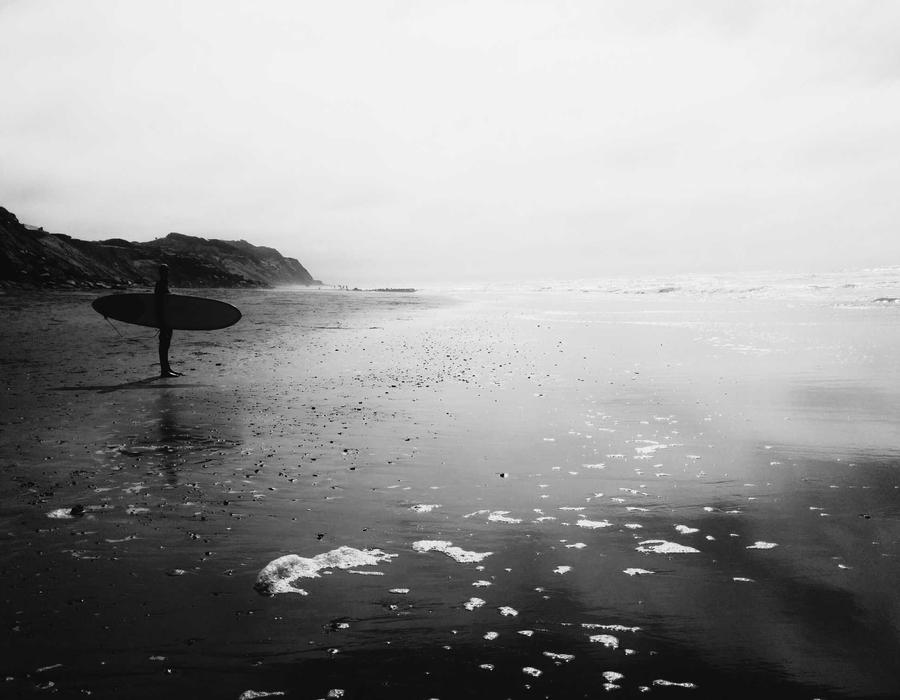
#> input picture test_nondocs/pic1.jpg, 900 x 700 px
$ python -i document_detector.py   (imports and definitions only)
#> lines starting #> are read from the running program, lines starting #| are printed output that depends on the picture; after the words box and inside, x2 and y2 are one past the last pixel; in counts of white or black regions, pixels touching at a corner belong together
"""
document_detector.py — Detect whether an image contains a document

Checks:
1. Aspect ratio (documents are roughly rectangular)
2. Edge density (documents have sharp borders)
3. Text content (documents have text regions)
4. Layout structure (documents have structured layout)
5. Color distribution (documents have specific color patterns)
"""

import cv2
import numpy as np
from typing import Dict


def is_document(image_bgr: np.ndarray) -> Dict:
    """
    Analyze whether an image contains a document.
    Returns dict with:
        is_document: bool
        confidence: float 0-1
        reason: str
        scores: dict of individual checks
    """
    scores = {}

    # 1. Aspect ratio check — documents are roughly 3:2 to 16:9
    h, w = image_bgr.shape[:2]
    aspect = w / h if h > 0 else 1.0
    # Passports: ~1.4, ID cards: ~1.58, A4: ~1.41
    # Face photos: usually 1:1 to 3:4
    # Screenshots: very wide or very tall
    if 0.8 <= aspect <= 2.0:
        scores["aspect_ratio"] = 1.0
    elif 0.5 <= aspect <= 3.0:
        scores["aspect_ratio"] = 0.5
    else:
        scores["aspect_ratio"] = 0.0

    # 2. Edge density — documents have sharp rectangular borders
    gray = cv2.cvtColor(image_bgr, cv2.COLOR_BGR2GRAY)
    edges = cv2.Canny(gray, 50, 150)
    edge_density = float(np.mean(edges > 0))
    # Documents: moderate edge density (0.05-0.20)
    # Face photos: low edge density (<0.05)
    # Screenshots: high edge density (>0.20)
    if 0.03 <= edge_density <= 0.25:
        scores["edge_density"] = 1.0
    elif 0.01 <= edge_density <= 0.35:
        scores["edge_density"] = 0.5
    else:
        scores["edge_density"] = 0.0

    # 3. Text regions — documents have text, face photos don't
    # Use MSER (Maximally Stable Extremal Regions) to detect text-like regions
    text_score = _detect_text_regions(image_bgr)
    scores["text_content"] = text_score

    # 4. Color distribution — documents have specific color patterns
    # Passports/IDs: mostly white/cream with some color
    # Face photos: skin tones, varied background
    color_score = _check_document_colors(image_bgr)
    scores["color_distribution"] = color_score

    # 5. Layout structure — documents have structured layout
    layout_score = _check_layout_structure(image_bgr)
    scores["layout_structure"] = layout_score

    # 6. Face detection — if a face is the dominant content, it's likely NOT a document
    face_score = _check_face_dominance(image_bgr)
    scores["face_dominance"] = face_score

    # Weighted combination
    weights = {
        "aspect_ratio": 0.08,
        "edge_density": 0.08,
        "text_content": 0.40,  # Text is the strongest signal
        "color_distribution": 0.10,
        "layout_structure": 0.24,
        "face_dominance": 0.10,
    }

    total = sum(scores[k] * weights[k] for k in weights)

    # Require HIGH confidence to pass as document
    is_doc = total >= 0.55
    confidence = total

    # Build reason
    if not is_doc:
        reasons = []
        if scores["text_content"] < 0.3:
            reasons.append("no text detected")
        if scores["face_dominance"] < 0.3:
            reasons.append("face is dominant content")
        if scores["layout_structure"] < 0.3:
            reasons.append("no document layout")
        if not reasons:
            reasons.append("image does not match document characteristics")
        reason = "Not a document: " + ", ".join(reasons)
    else:
        reason = f"Document detected (confidence: {confidence:.0%})"

    return {
        "is_document": is_doc,
        "confidence": confidence,
        "reason": reason,
        "scores": scores,
    }


def _detect_text_regions(image_bgr: np.ndarray) -> float:
    """Detect actual text LINES rather than arbitrary blobs.

    The earlier MSER version treated every blobby region as a character and
    every y-shift as a new line, so plain photographs scored text_content = 1.0
    and sailed past the document threshold. Real text is rows of similar-height
    glyphs fused into wide horizontal runs.
    """
    gray = cv2.cvtColor(image_bgr, cv2.COLOR_BGR2GRAY)
    h, w = gray.shape

    # Adaptive binarisation picks up glyphs on light and dark backgrounds alike
    thr = cv2.adaptiveThreshold(gray, 255, cv2.ADAPTIVE_THRESH_GAUSSIAN_C,
                                cv2.THRESH_BINARY_INV, 31, 15)

    # Fuse neighbouring glyphs into horizontal runs (text lines)
    kern = cv2.getStructuringElement(cv2.MORPH_RECT, (max(12, w // 30), 3))
    merged = cv2.morphologyEx(thr, cv2.MORPH_CLOSE, kern)
    # Drop isolated speckle
    merged = cv2.morphologyEx(merged, cv2.MORPH_OPEN,
                              cv2.getStructuringElement(cv2.MORPH_RECT, (3, 3)))

    try:
        n, _, stats, _ = cv2.connectedComponentsWithStats(merged, 8)
    except Exception:
        return 0.0

    boxes = []
    for i in range(1, n):
        x, y, cw, ch, area = stats[i]
        if ch < 5 or ch > h * 0.15:     # plausible glyph/line height
            continue
        if cw / ch < 4.0:               # a run of text is wide, not square
            continue
        if cw < w * 0.05:               # too short to be a line of text
            continue
        if area < 40:
            continue
        boxes.append(ch)

    if not boxes:
        return 0.0

    # Documents contain several lines of *similar* height; photo texture does not
    heights = sorted(boxes)
    med = heights[len(heights) // 2]
    similar = sum(1 for ch in heights if 0.5 * med <= ch <= 2.0 * med)

    if similar >= 4:
        return 1.0
    if similar >= 3:
        return 0.8
    if similar == 2:
        return 0.6
    return 0.3


def _check_document_colors(image_bgr: np.ndarray) -> float:
    """Check if color distribution matches document characteristics."""
    # Convert to HSV
    hsv = cv2.cvtColor(image_bgr, cv2.COLOR_BGR2HSV)
    h, s, v = cv2.split(hsv)

    # Documents typically have:
    # - Low saturation (white/cream background)
    # - High value (bright)
    # - Some colored elements (text, logos)

    mean_s = float(np.mean(s))
    mean_v = float(np.mean(v))

    # Check for document-like color profile
    score = 0.0

    # Low saturation = document-like (white/cream)
    if mean_s < 80:
        score += 0.4
    elif mean_s < 120:
        score += 0.2

    # High value = bright (documents are well-lit)
    if mean_v > 150:
        score += 0.3
    elif mean_v > 100:
        score += 0.15

    # Check for dominant white/cream region
    white_mask = (s < 50) & (v > 180)
    white_ratio = float(np.mean(white_mask))
    if white_ratio > 0.3:
        score += 0.3
    elif white_ratio > 0.1:
        score += 0.15

    return min(score, 1.0)


def _check_layout_structure(image_bgr: np.ndarray) -> float:
    """Check if image has document-like layout structure."""
    gray = cv2.cvtColor(image_bgr, cv2.COLOR_BGR2GRAY)
    h, w = gray.shape

    # Detect horizontal and vertical lines (document borders, tables)
    # Horizontal lines
    horizontal_kernel = cv2.getStructuringElement(cv2.MORPH_RECT, (w // 4, 1))
    horizontal = cv2.morphologyEx(
        cv2.Canny(gray, 50, 150), cv2.MORPH_CLOSE, horizontal_kernel
    )
    h_lines = float(np.mean(horizontal > 0))

    # Vertical lines
    vertical_kernel = cv2.getStructuringElement(cv2.MORPH_RECT, (1, h // 4))
    vertical = cv2.morphologyEx(
        cv2.Canny(gray, 50, 150), cv2.MORPH_CLOSE, vertical_kernel
    )
    v_lines = float(np.mean(vertical > 0))

    # Documents have both horizontal and vertical structure
    score = 0.0
    if h_lines > 0.01:
        score += 0.3
    if v_lines > 0.01:
        score += 0.3
    if h_lines > 0.01 and v_lines > 0.01:
        score += 0.2  # Bonus for having both

    # Check for rectangular border
    # Documents often have a visible border/edge
    border_top = float(np.mean(gray[:5, :]))
    border_bottom = float(np.mean(gray[-5:, :]))
    border_left = float(np.mean(gray[:, :5]))
    border_right = float(np.mean(gray[:, -5:]))

    # If borders are darker than center, likely a document scan
    center = float(np.mean(gray[h//4:3*h//4, w//4:3*w//4]))
    borders_darker = (border_top < center - 10 or border_bottom < center - 10 or
                      border_left < center - 10 or border_right < center - 10)
    if borders_darker:
        score += 0.2

    return min(score, 1.0)


def _check_face_dominance(image_bgr: np.ndarray) -> float:
    """Check if a face dominates the image (low score = face dominates = not a document)."""
    try:
        face_cascade = cv2.CascadeClassifier(
            cv2.data.haarcascades + "haarcascade_frontalface_default.xml"
        )
        gray = cv2.cvtColor(image_bgr, cv2.COLOR_BGR2GRAY)
        faces = face_cascade.detectMultiScale(gray, 1.3, 5)

        if len(faces) == 0:
            return 0.8  # No face = likely document

        # Check if face dominates the image
        largest_face_area = 0
        for (x, y, w, h) in faces:
            face_area = w * h
            largest_face_area = max(largest_face_area, face_area)

        image_area = image_bgr.shape[0] * image_bgr.shape[1]
        face_ratio = largest_face_area / image_area

        # If face takes >20% of image, it's likely a face photo, not a document
        if face_ratio > 0.3:
            return 0.0  # Face dominates
        elif face_ratio > 0.15:
            return 0.3  # Significant face presence
        elif face_ratio > 0.05:
            return 0.5  # Small face (might be document with photo)
        else:
            return 0.8  # Tiny face or no face

    except Exception:
        return 0.5  # Can't determine

>>> import cv2
>>> picture = cv2.imread('../test_nondocs/pic1.jpg')
#> picture is the input picture: shape (700, 900, 3); min 0, max 255, mean 153
>>> result = is_document(picture)
#> in is_document, `edges = cv2.Canny(gray, 50, 150)`:
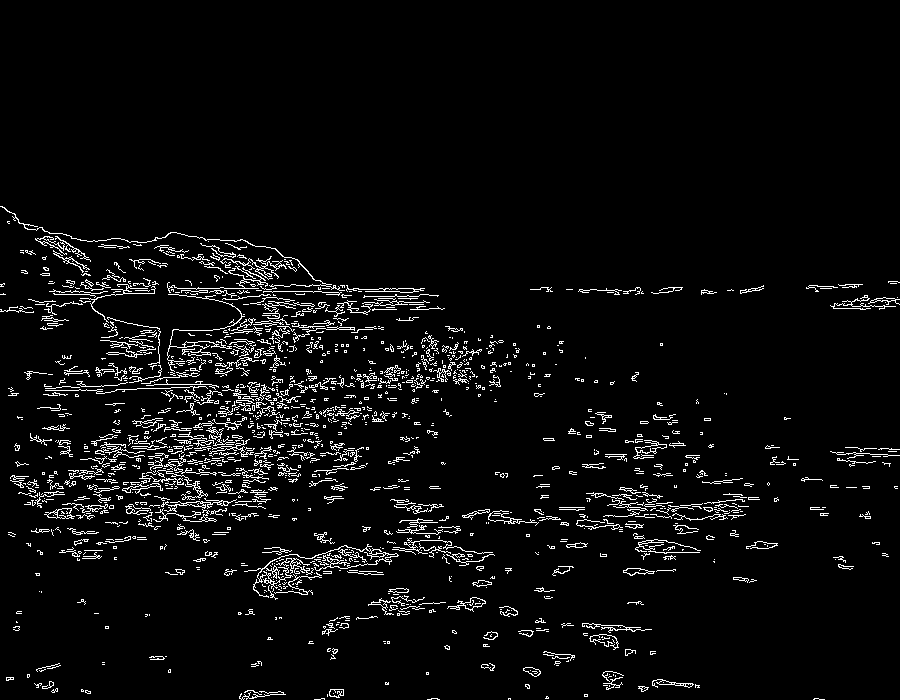
#> edges: shape (700, 900); 4.5% white in thin lines or dots, all inside (x1, y1, x2, y2) = (0, 206, 900, 700)
#> in is_document, `edge_density = float(np.mean(edges > 0))`: edge_density = 0.0453
#> in _detect_text_regions, `thr = cv2.adaptiveThreshold(gray, 255, cv2.ADAPTIVE_THRESH_GAUSSIAN_C,..`:
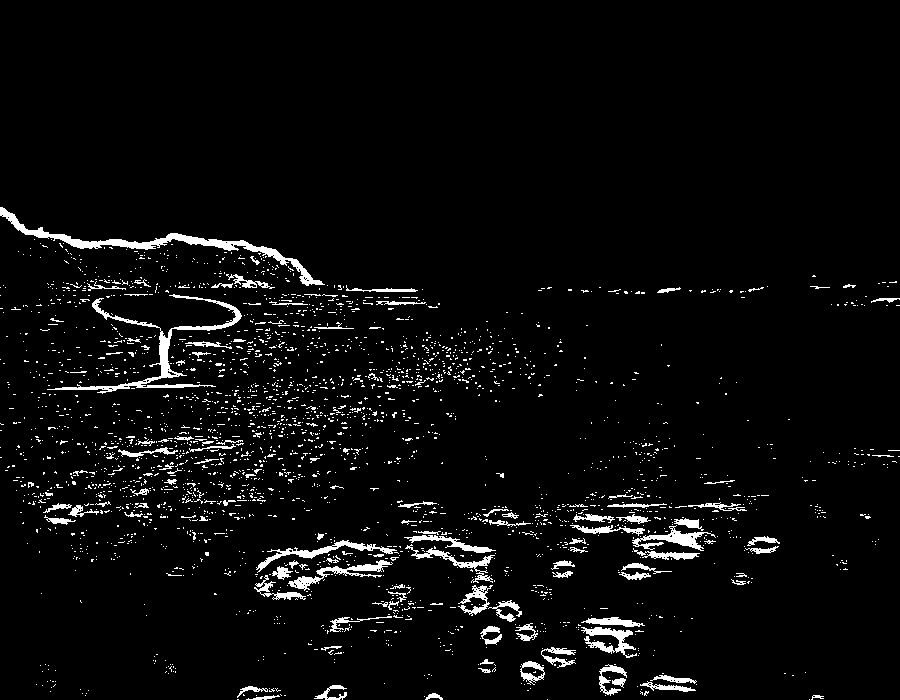
#> thr: shape (700, 900); 4.2% white; 2704 white regions (2573 under 20 px), largest, box (x1, y1, x2, y2) and area: (0, 207, 325, 286) 2364, (47, 294, 242, 394) 1894, (256, 540, 397, 573) 762
#> in _detect_text_regions, `merged = cv2.morphologyEx(thr, cv2.MORPH_CLOSE, kern)`:
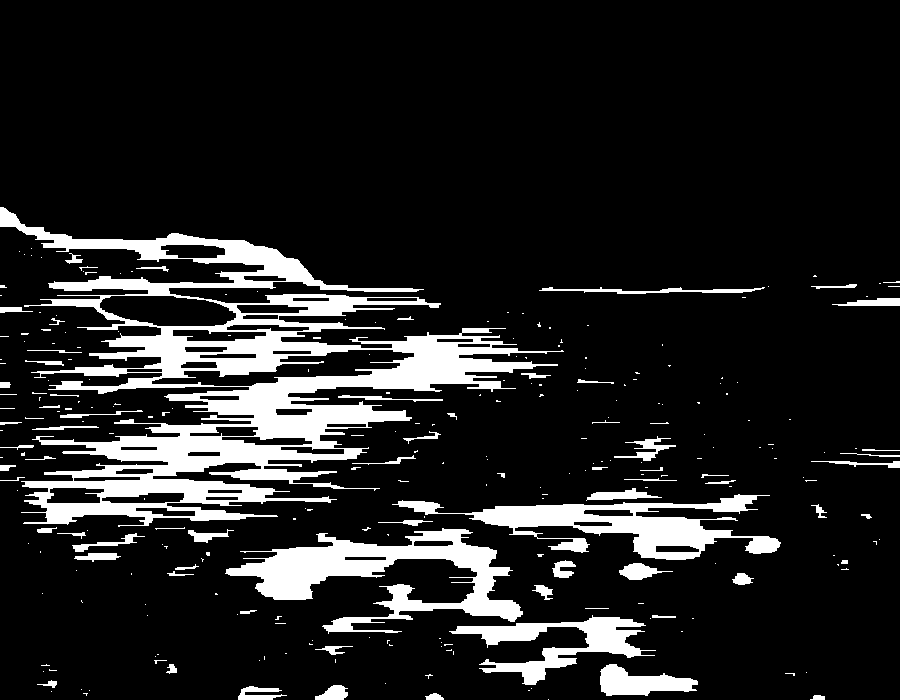
#> merged: shape (700, 900); 13.2% white; 272 white regions (199 under 20 px), largest, box (x1, y1, x2, y2) and area: (0, 207, 564, 527) 47907, (225, 528, 523, 634) 11246, (392, 494, 781, 560) 8597
#> in _detect_text_regions, `merged = cv2.morphologyEx(merged, cv2.MORPH_OPEN, cv2.getStructuringEl..`:
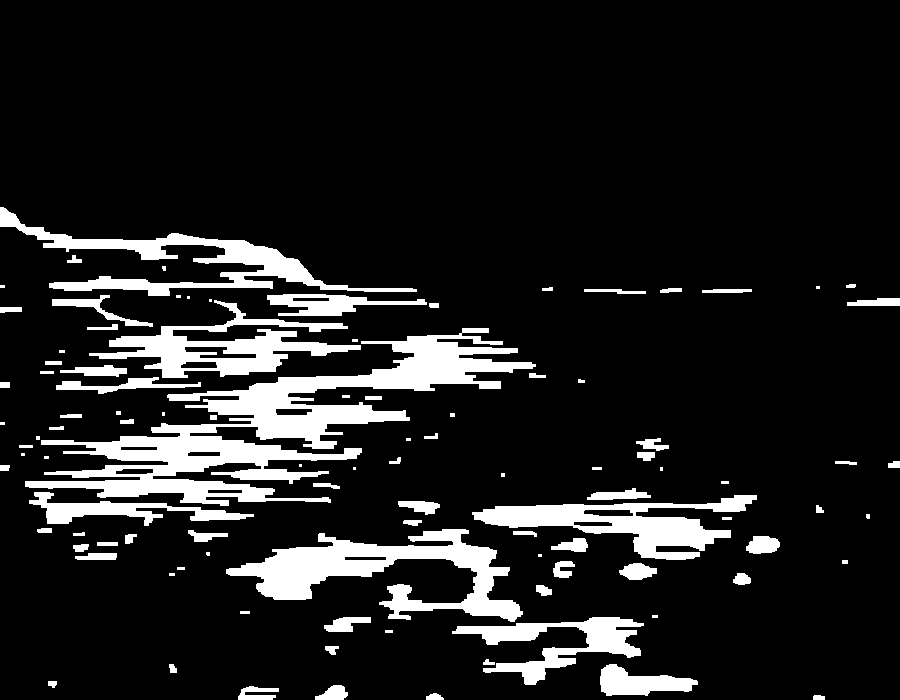
#> merged: shape (700, 900); 12.2% white; 101 white regions (23 under 20 px), largest, box (x1, y1, x2, y2) and area: (25, 328, 536, 506) 24157, (226, 529, 523, 622) 10428, (0, 207, 417, 296) 7428
#> in _detect_text_regions, `n, _, stats, _ = cv2.connectedComponentsWithStats(merged, 8)`: n = 102; stats = 102 rows, first 6: [0, 0, 900, 700, 552946], [0, 207, 417, 89, 7428], [67, 255, 15, 8, 71], [162, 266, 4, 5, 18], [0, 285, 5, 3, 15], [846, 284, 10, 4, 36]
#> the loop in _detect_text_regions, `for i in range(1, n):` made 101 passes
#> (x, y, cw, ch, area) on passes 1, 2, 5, 6, 8, 9, 10, 11: (0, 207, 417, 89, 7428), (67, 255, 15, 8, 71), (846, 284, 10, 4, 36), (542, 287, 11, 4, 37), (584, 289, 62, 5, 196), (660, 288, 22, 5, 87), (702, 289, 50, 4, 180), (52, 295, 101, 32, 698)
#> after the loop in _detect_text_regions, `for i in range(1, n):`: boxes = [89, 5, 22, 8, 12, 17, 12, 34, 65]
#> in _detect_text_regions, `heights = sorted(boxes)`: heights = [5, 8, 12, 12, 17, 22, 34, 65, 89]
#> in _detect_text_regions, `med = heights[len(heights) // 2]`: med = 17
#> in _detect_text_regions, `similar = sum(1 for ch in heights if 0.5 * med <= ch <= 2.0 * med)`: similar = 5
#> in is_document, `text_score = _detect_text_regions(image_bgr)`: text_score = 1
#> in _check_document_colors, `mean_s = float(np.mean(s))`: mean_s = 0
#> in _check_document_colors, `mean_v = float(np.mean(v))`: mean_v = 153
#> in _check_document_colors, `white_mask = (s < 50) & (v > 180)`:
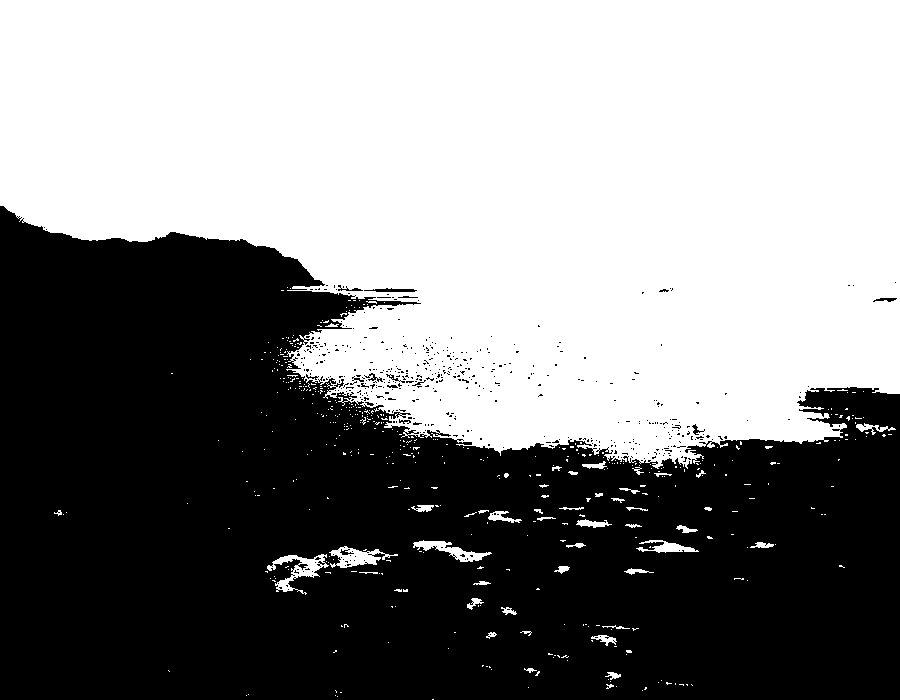
#> white_mask: shape (700, 900) bool; 52.6% white; 479 black regions (464 under 20 px), largest, box (x1, y1, x2, y2) and area: (0, 206, 900, 700) 296423, (364, 288, 417, 292) 135, (873, 298, 897, 302) 59
#> in _check_document_colors, `white_ratio = float(np.mean(white_mask))`: white_ratio = 0.526
#> in is_document, `color_score = _check_document_colors(image_bgr)`: color_score = 1
#> in _check_layout_structure, `horizontal = cv2.morphologyEx( cv2.Canny(gray, 50, 150), cv2.MORPH_CLO..`:
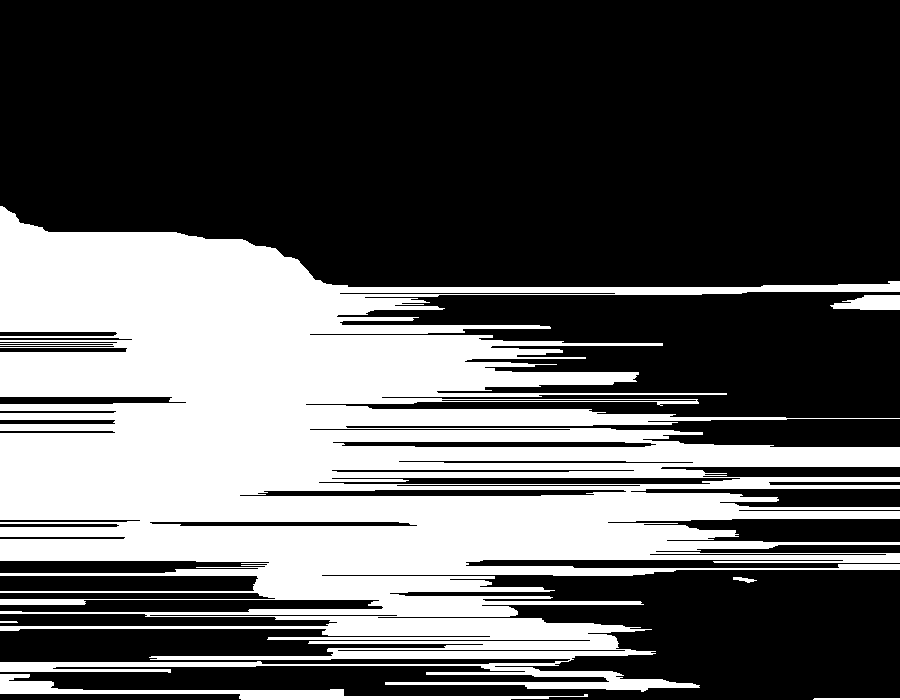
#> horizontal: shape (700, 900); 35.4% white; 6 white regions, box (x1, y1, x2, y2) and area: (0, 206, 900, 692) 218595, (0, 674, 588, 700) 3513, (830, 295, 900, 310) 803, (813, 698, 900, 700) 173, (733, 577, 757, 583) 75, (0, 621, 18, 623) 35
#> in _check_layout_structure, `h_lines = float(np.mean(horizontal > 0))`: h_lines = 0.354
#> in _check_layout_structure, `vertical = cv2.morphologyEx( cv2.Canny(gray, 50, 150), cv2.MORPH_CLOSE..`:
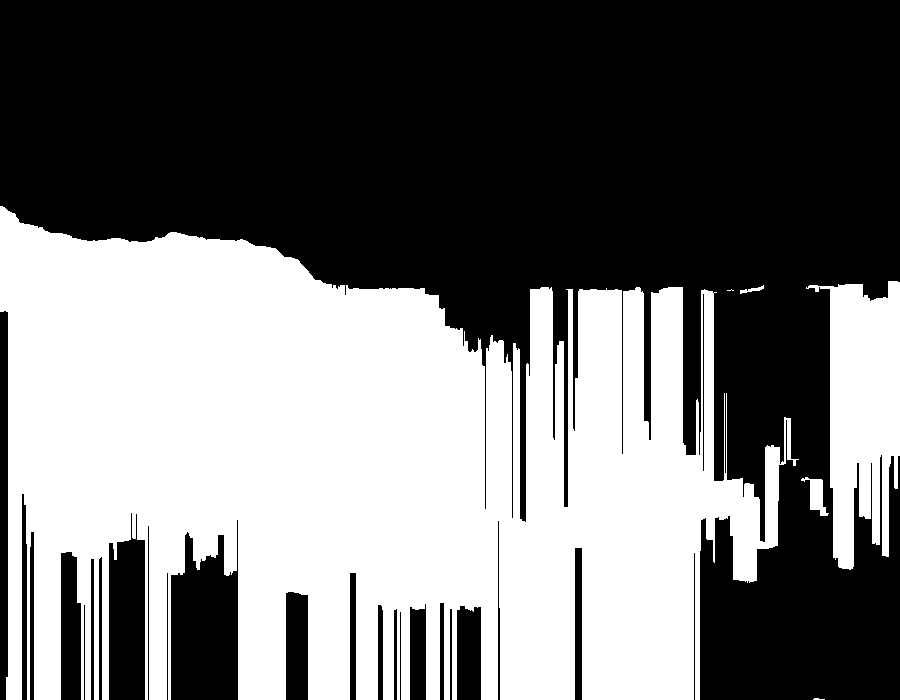
#> vertical: shape (700, 900); 45% white; 6 white regions (2 under 20 px), largest, box (x1, y1, x2, y2) and area: (0, 206, 799, 700) 266302, (806, 281, 900, 570) 16616, (801, 477, 829, 516) 477, (740, 285, 764, 294) 79
#> in _check_layout_structure, `v_lines = float(np.mean(vertical > 0))`: v_lines = 0.45
#> in _check_layout_structure, `border_top = float(np.mean(gray[:5, :]))`: border_top = 238.1
#> in _check_layout_structure, `border_bottom = float(np.mean(gray[-5:, :]))`: border_bottom = 19.69
#> in _check_layout_structure, `border_left = float(np.mean(gray[:, :5]))`: border_left = 85.66
#> in _check_layout_structure, `border_right = float(np.mean(gray[:, -5:]))`: border_right = 157.1
#> in _check_layout_structure, `center = float(np.mean(gray[h//4:3*h//4, w//4:3*w//4]))`: center = 189.8
#> in _check_layout_structure, `borders_darker = (border_top < center - 10 or border_bottom < center -..`: borders_darker = True
#> in is_document, `layout_score = _check_layout_structure(image_bgr)`: layout_score = 1
#> in _check_face_dominance, `faces = face_cascade.detectMultiScale(gray, 1.3, 5)`: faces = ()
#> in is_document, `face_score = _check_face_dominance(image_bgr)`: face_score = 0.8
#> in is_document, `total = sum(scores[k] * weights[k] for k in weights)`: total = 0.98
#> in is_document, `is_doc = total >= 0.55`: is_doc = True
#> in is_document, `confidence = total`: confidence = 0.98
#> in is_document, `reason = f"Document detected (confidence: {confidence:.0%})"`: reason = 'Document detected (confidence: 98%)'
#> result = 4 items
